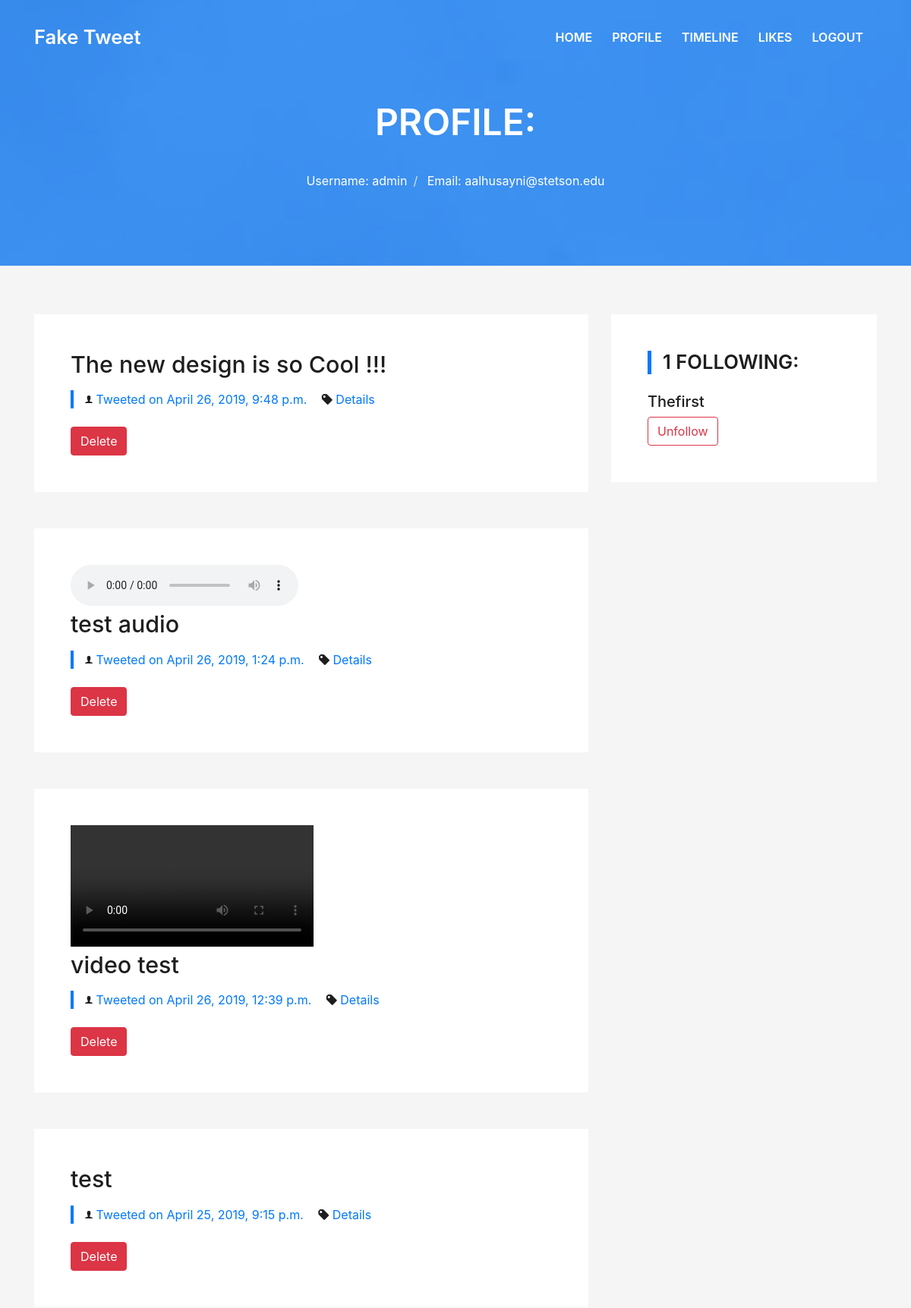
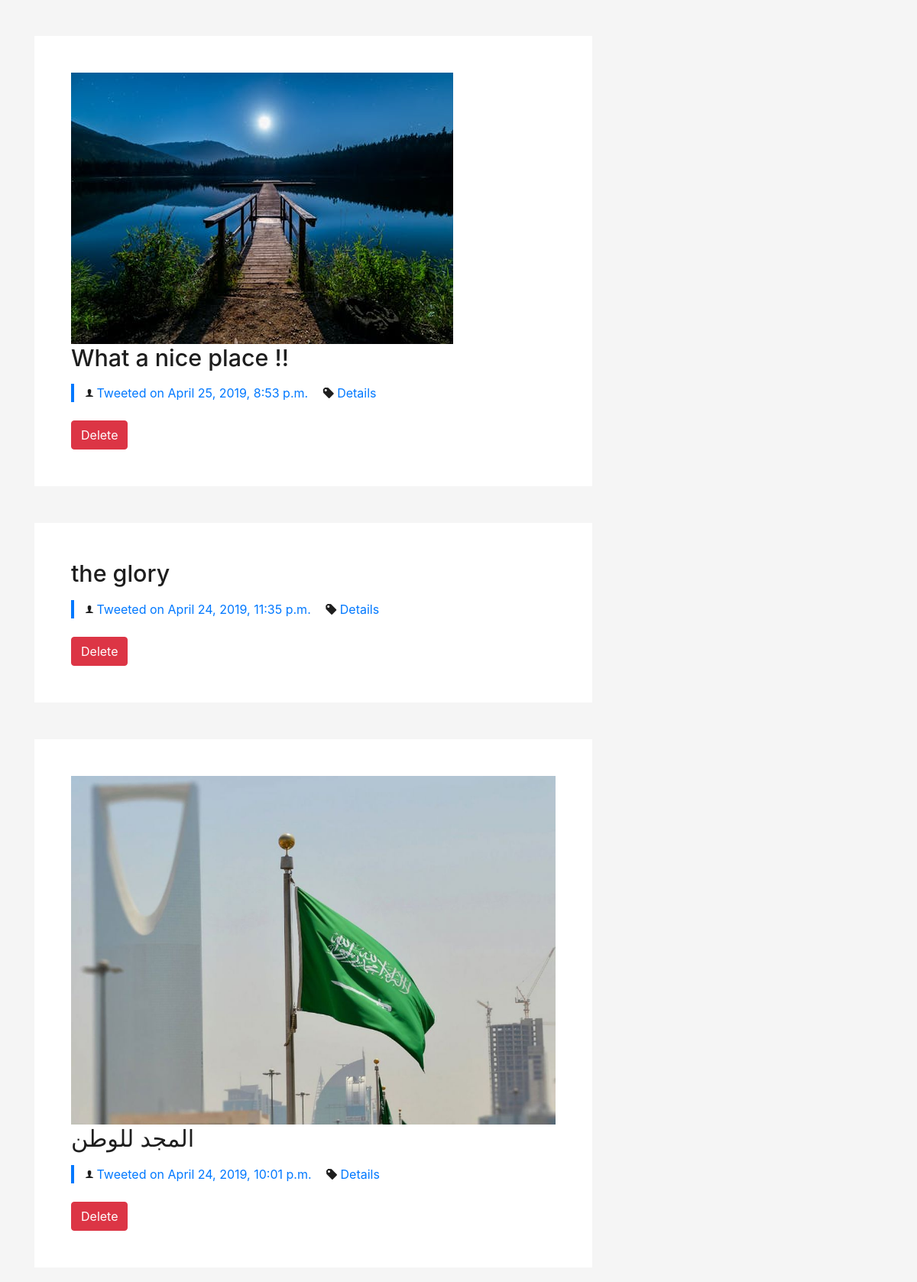
/profile/ (signed in, upper part), run on the app's committed database (2 pictures, top to bottom).
### twit/models.py (models this page shows, shortened)
class Tweet(models.Model):
    author = models.ForeignKey(User, on_delete=models.CASCADE)
    tweet = models.CharField(max_length=280)
    created = models.DateTimeField(auto_now_add=True)
    like = models.ManyToManyField(User, related_name= 'likes', blank=True)
    image = models.FileField(null=True, blank=True)

class Followings(models.Model):
    userid = models.ForeignKey(User, on_delete=models.PROTECT)
    following = models.ManyToManyField(User, related_name='following', symmetrical=False)
    def total(self):
        return self.following.count()

### twit/views.py (the view)
# urls.py: path('profile/', profile, name='profile'),
@login_required
def profile(request, pk = None):
    if pk:
        user = User.objects.get(pk=pk)
        context = {'user': user}
        return render(request, 'profile.html', context)
    else:
        user = request.user
    tweet = Tweet.objects.filter(author=user).order_by('-created')
    try:
        follos = Followings.objects.get(userid=request.user)
        followings = follos.following.all()
    except:
        followings = None
        follos = None
    context = {'user': user,
               'tweet': tweet,
               'following': followings,
               'follow': follos}
    return render(request, 'profile.html', context)

### twit/templates/profile.html (shortened to what this page needs)
{% extends "base.html" %}
{% block pagename %}
    Profile:
{% endblock %}
{% block profile %}
    <ol class="breadcrumb d-flex justify-content-center">
            <li class="breadcrumb-item">
              <a>Username: {{ user.username }}</a>
            </li>
            <li class="breadcrumb-item">
              <a>Email: {{ user.email }}</a>
            </li>
    </ol>
{% endblock %}
{% block content %}
  <section class="blog-wrapper sect-pt4" id="blog">
    <div class="container">
      <div class="row">
        <div class="col-md-8">
          {% for t in tweet %}
          <div class="post-box">
            <div class="post-thumb">
              {% if t.image %}
                  {% if '.mp4' in t.image.name %}
                     <video width="320" height="240" controls class="img-fluid">
                       <source src="{{ t.image.url }}" type="video/mp4">
                      </video>
                  {% elif '.mp3' in t.image.name %}
                    <audio controls>
                      <source src="{{ t.image.url }}" type="audio/mpeg">
                    </audio>
                  {% else %}
                    <img src="{{ t.image.url }}" class="img-fluid" alt="">
                  {% endif %}
              {% endif %}
            </div>
            <div class="post-meta">
              <h1 class="article-title">{{ t.tweet }}</h1>
              <ul>
                <li>
                  <span class="ion-ios-person"></span>
                  <a>Tweeted on {{ t.created }}</a>
                </li>
                <li>
                  <span class="ion-pricetag"></span>
                  <a href="{% url 'details' id=t.id %}">Details</a>
                </li>
              </ul>
            </div>
          <br>
            <form action="{% url 'deletetweet' %}" method="post">
              <button type="submit" name="tweetid" value="{{ t.id }}" class="btn btn-danger">Delete</button>
            </form>
          </div>
          {% endfor %}
          </div>
        <div class="col-md-4">
        {% if following %}
          <div class="widget-sidebar">
            <h4 class="sidebar-title"> {{ follow.total }} Following{{ follow.total|pluralize }}: </h4>
            <div class="sidebar-content">
              {% for f in following %}
                <h5> <a href="{% url 'profile_pk' pk=f.pk %}">{{ f.username }}</a></h5>
                 <a href="{% url 'unfollow' pk=f.pk %}">
                    <button type="button" class="btn btn-outline-danger">Unfollow</button>
                 </a>
              {% endfor %}
          {% elif follow.total == 0 %}
            <div class="widget-sidebar">
              <h4 class="sidebar-title">{{ follow.total }} Followings: </h4>
              <div class="sidebar-content"> <h3> You don't have any followings !!!</h3>
          {% endif %}
            </div>
          </div>
        </div>
      </div>
    </div>
  </section>
{% endblock %}

### static/style/css/style.css (style rules this page uses)
body { background-color: #f5f5f5; color: #4e4e4e; }
h1, h2, h3, h4, h5, h6 { color: #1e1e1e; }
a { color: #1e1e1e; transition: all 0.5s ease-in-out; }
.sect-pt4 { padding-top: 4rem; }
.ul-resect, .socials ul, .list-ico, .blog-wrapper .post-meta ul, .box-comments .list-comments, .widget-sidebar .list-sidebar, .widget-tags ul { list-style: none; padding-left: 0; margin-bottom: 0; }
.intro-single .breadcrumb { background-color: transparent; color: #0078ff; }
.intro-single .breadcrumb .breadcrumb-item:before { color: #cde1f8; }
.intro-single .breadcrumb a { color: #fff; }
.post-box, .form-comments, .box-comments, .widget-sidebar { padding: 2rem; background-color: #fff; margin-bottom: 3rem; }
.post-box, .form-comments, .box-comments, .widget-sidebar { padding: 3rem; }
.blog-wrapper .article-title { font-size: 1.5rem; }
.blog-wrapper .article-title { font-size: 1.9rem; }
.widget-sidebar .sidebar-title { font-size: 1.6rem; font-weight: 600; border-left: 5px solid #0078ff; padding-left: 15px; text-transform: uppercase; margin-bottom: 1.5rem; }
.blog-wrapper .post-meta ul { border-left: 4px solid #0078ff; margin-top: 1rem; }
.blog-wrapper .post-meta ul li { display: inline-block; margin-left: 15px; }
.blog-wrapper .post-meta ul a { color: #0078ff; }
.blog-wrapper .post-meta ul span { color: #1e1e1e; }

### data on the page
Tweet: tweet "The new design is so Cool !!!", created "April 26, 2019, 9:48 p.m.", {{ t.id }} 29 (drawn)
Tweet: tweet "test audio", created "April 26, 2019, 1:24 p.m.", {{ t.id }} 28 (drawn)
Tweet: tweet "video test", created "April 26, 2019, 12:39 p.m.", {{ t.id }} 18 (drawn)
Tweet: tweet "test", created "April 25, 2019, 9:15 p.m.", {{ t.id }} 16 (drawn)
Tweet: image (picture), tweet "What a nice place !!", created "April 25, 2019, 8:53 p.m.", {{ t.id }} 15 (drawn)
Tweet: tweet "the glory", created "April 24, 2019, 11:35 p.m.", {{ t.id }} 7 (drawn)
Tweet: image (picture), tweet "المجد للوطن", created "April 24, 2019, 10:01 p.m.", {{ t.id }} 6 (drawn)
Followings: total "1"

### other printed values
{{ user.username }} "admin"
{{ user.email }} "aalhusayni@stetson.edu"
{{ f.username }} "Thefirst"
